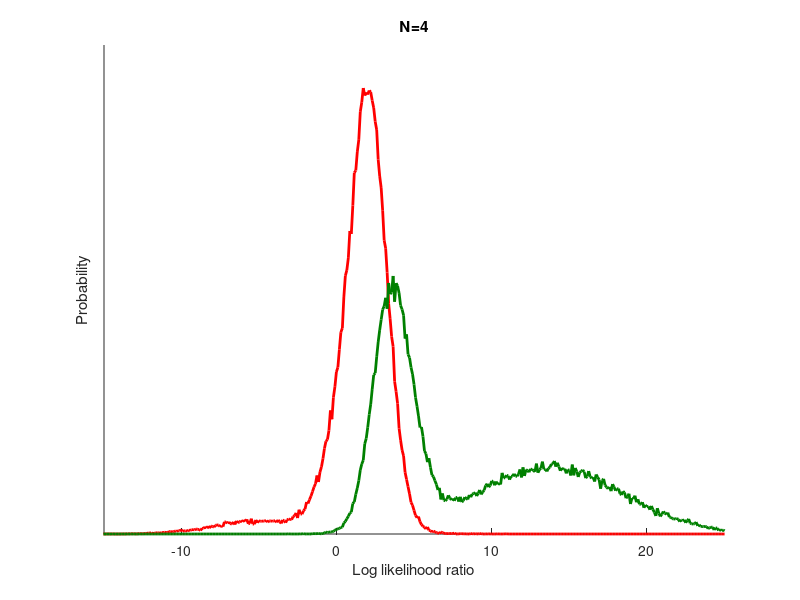
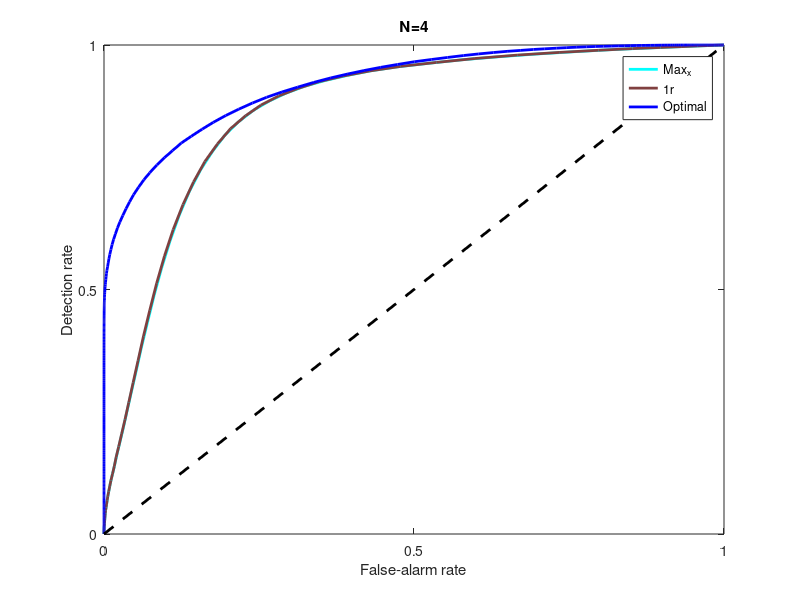
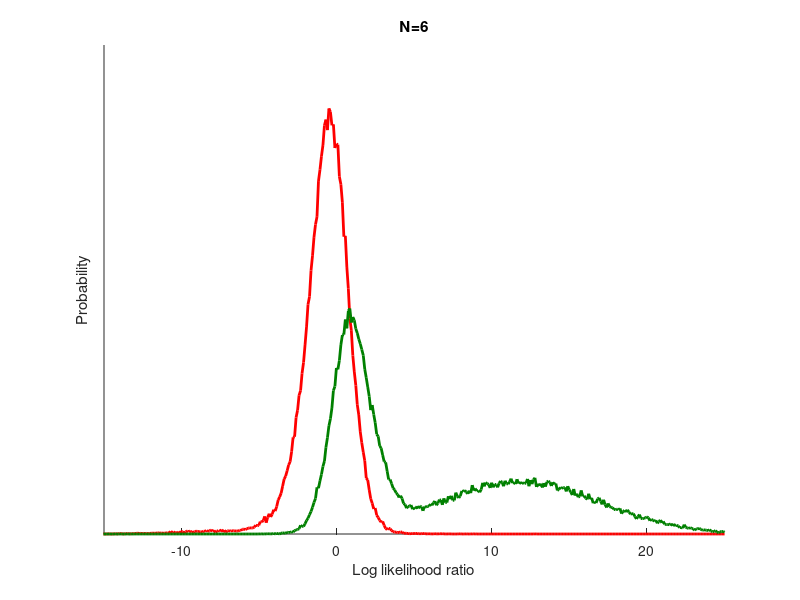
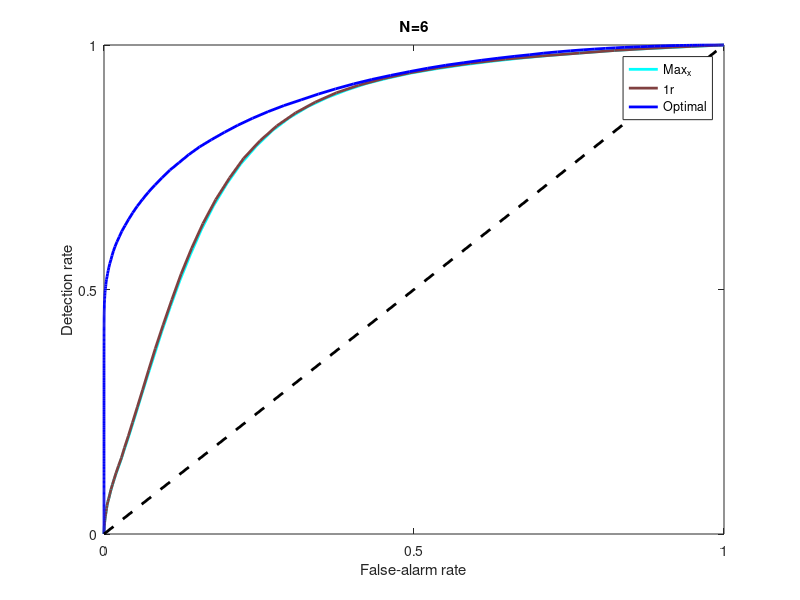

Source code (MATLAB) for these figures, in order:
% Code belonging to figure 3 of Ma et al. (2011), Behavior and neural basis
% of near-optimal visual search, Nature Neuroscience 14 (6), 783-90

% Generates distributions of decision variable and ROCs
% Change line 20 to switch between homogeneous and heterogeneous
% distractors

clear all; close all;
set(0,'DefaultLineLineWidth',2);
sT = 10;
sD = 0;
Ntrials = 100000;
sigma_high = 2;
sigma_low = 6;
sigma_inference = 4;
kappa_high = 10;
kappa_low = 5;
kappa_inference = 5;

experiment = 1; % 1 for homogeneous distractors, 2 for heterogeneous distractors

switch experiment
    case 1 % homogeneous distractors
        Nvec = [4 6 8 ];

        for Nind = 1:length(Nvec)
            N = Nvec(Nind);
            high = (rand(Ntrials,N)>0.5);
            xA = zeros(Ntrials,N);
            xP = zeros(Ntrials,N);


            sigma = sigma_high * high + sigma_low * (1-high);

            % Generating distractors
            xA(high) = sD + sigma_high * randn(sum(sum(high)),1);
            xA(~high) = sD + sigma_low * randn(sum(sum(~high)),1);
            xP(high) = sD + sigma_high * randn(sum(sum(high)),1);
            xP(~high) = sD + sigma_low * randn(sum(sum(~high)),1);

            % Generating targets
            xP(:,1) = sT + sigma(:,1) .* randn(Ntrials,1);

            % Local log likelihood ratio
            diA = (sT-sD) * (xA-(sT+sD)/2)./sigma.^2;
            diP = (sT-sD) * (xP-(sT+sD)/2)./sigma.^2;        

            % Global log likelihood ratio
            dA = log(mean(exp(diA),2));
            dP = log(mean(exp(diP),2));

            % Max_x model
            dA_max = max(xA,[],2);
            dP_max = max(xP,[],2);

            % Single-reliability (1r) model
            diA_sr = (sT-sD) * (xA-(sT+sD)/2)/sigma_inference^2;
            diP_sr = (sT-sD) * (xP-(sT+sD)/2)/sigma_inference^2;        
            dA_sr = log(mean(exp(diA_sr),2));
            dP_sr = log(mean(exp(diP_sr),2));

            % Estimate distributions and ROC
            [h_old c] = hist([dA dP],500);
            h(:,:,Nind) = h_old/Ntrials;
            [h_max_old c_max] = hist([dA_max dP_max],100);
            h_max(:,:,Nind) = h_max_old/Ntrials;
            [h_sr_old c_sr] = hist([dA_sr dP_sr],100);
            h_sr(:,:,Nind) = h_sr_old/Ntrials;
        end


        for Nind = 1:length(Nvec)
            figure; hold on;
            plot(c,h(:,1,Nind),'r');  
            plot(c,h(:,2,Nind),'Color',[0 0.5 0]); 
            xlim([-15 25])
            set(gca,'ytick',[]);
            xlabel('Log likelihood ratio'); ylabel('Probability')
            title(strcat('N=', int2str(Nvec(Nind))));
            
            figure; hold on;
            plot(cumsum(h_max(end:-1:1,1,Nind)),cumsum(h_max(end:-1:1,2,Nind)),'Color',[0 1 1]); axis([0 1 0 1]);
            plot(cumsum(h_sr(end:-1:1,1,Nind)),cumsum(h_sr(end:-1:1,2,Nind)),'Color',[.5 .25 .25]); axis([0 1 0 1]);
            plot(cumsum(h(end:-1:1,1,Nind)),cumsum(h(end:-1:1,2,Nind)),'b'); axis([0 1 0 1]);
            plot([0 1], [0 1],'k--')
            set(gca,'xtick',[0 0.5 1]); set(gca,'ytick',[0 0.5 1]); box on; 
            xlabel('False-alarm rate'); ylabel('Detection rate');
            legend('Max_x','1r','Optimal','Location','Best');
            title(strcat('N=', int2str(Nvec(Nind))));
        end

      figure; hold on;
      plot(cumsum(squeeze(h(end:-1:1,1,1))),squeeze(cumsum(h(end:-1:1,2,1))),'r'); 
      plot(cumsum(squeeze(h(end:-1:1,1,2))),squeeze(cumsum(h(end:-1:1,2,2))),'b'); 
      plot(cumsum(squeeze(h(end:-1:1,1,3))),squeeze(cumsum(h(end:-1:1,2,3))),'g'); 
      axis([0 1 0 1]);
      plot([0 1], [0 1],'k--')
      xlabel('False-alarm rate'); ylabel('Detection rate');
      set(gca,'xtick',[0 0.5 1]); set(gca,'ytick',[0 0.5 1]); box on; 
      legend('N=4', 'N=6', 'N=8');


    case 2 % heterogeneous distractors
        N = 4;
        high = (rand(Ntrials,N)>0.5);
        xA = zeros(Ntrials,N);
        xP = zeros(Ntrials,N);
        
        sT = sT * pi/180; % everything in radians
        kappa = kappa_high * high + kappa_low * (1-high);
        
        % Generating distractors
        xA = pi * rand(Ntrials,N);
        xP = pi * rand(Ntrials,N);

        % Generating targets
        xP(high(:,1),1) = sT + randraw('vonmises', [0 kappa_high], sum(high(:,1)),1)/2;        
        xP(~high(:,1),1) = sT + randraw('vonmises', [0 kappa_low], sum(~high(:,1)),1)/2;        
        
        % Local log likelihood ratio
        diA = -log(besseli(0,kappa)) + kappa .* cos(2*(xA-sT));
        diP = -log(besseli(0,kappa)) + kappa .* cos(2*(xP-sT));
        
        % Global log likelihood ratio
        dA = log(mean(exp(diA),2));
        dP = log(mean(exp(diP),2));
        
        % Max_x model
        dA_max = max(xA,[],2);
        dP_max = max(xP,[],2);

        % Single-reliability (1r) model
        diA_sr = -log(besseli(0,kappa_inference)) + kappa_inference * cos(2*(xA-sT));
        diP_sr = -log(besseli(0,kappa_inference)) + kappa_inference * cos(2*(xP-sT));
        dA_sr = log(mean(exp(diA_sr),2));
        dP_sr = log(mean(exp(diP_sr),2));
        
        % Conditioning on target contrast
        I = (high(:,1)==0);
        J = (high(:,1)==1);
        
        % Estimate distributions and ROC
        [h c] = hist([dA dP],100);
        h = h/Ntrials;
        [h_max c_max] = hist([dA_max dP_max],100);
        h_max = h_max/Ntrials;
        [h_sr c_sr] = hist([dA_sr dP_sr],100);
        h_sr = h_sr/Ntrials;
        figure; hold on;
        plot(c,h(:,1),'r');  
        plot(c,h(:,2),'Color',[0 0.5 0]); 
        xlim([-10 2]); set(gca,'ytick',[]); 
        xlabel('Log likelihood ratio'); ylabel('Probability')

        figure; hold on;
        plot(cumsum(h_max(end:-1:1,1)),cumsum(h_max(end:-1:1,2)),'Color', [0 1 1]); axis([0 1 0 1]);
        plot(cumsum(h_sr(end:-1:1,1)),cumsum(h_sr(end:-1:1,2)),'Color', [.5 .25 .25]); axis([0 1 0 1]);
        plot(cumsum(h(end:-1:1,1)),cumsum(h(end:-1:1,2)),'b'); axis([0 1 0 1]);
        plot([0 1], [0 1],'k--')
        set(gca,'xtick',[0 0.5 1]); set(gca,'ytick',[0 0.5 1]); box on; 
        xlabel('False-alarm rate'); ylabel('Detection rate');    
        legend('max_x','1r','Optimal','Location','Best');
        title('Comparison between models')

        [h_all c_all] = hist([dA dP],200);
        [h_low c_low] = hist([dA(I) dP(I)],200);
        [h_high c_high] = hist([dA(J) dP(J)],200);
        h_all = h_all/Ntrials;
        h_low = h_low/sum(I);
        h_high = h_high/sum(J);
        
        figure; 
        subplot(3,1,1); plot(c_low,h_low); title('Low, All, High'); ylabel('Probability')
        subplot(3,1,2); plot(c_all,h_all); ylabel('Probability')
        subplot(3,1,3); plot(c_high,h_high);xlabel('Log likelihood ratio'); ylabel('Probability')
        
        figure; hold on;
        plot(cumsum(h_low(end:-1:1,1)),cumsum(h_low(end:-1:1,2)),'r'); 
        plot(cumsum(h_all(end:-1:1,1)),cumsum(h_all(end:-1:1,2)),'b'); 
        plot(cumsum(h_high(end:-1:1,1)),cumsum(h_high(end:-1:1,2)),'g'); 
        plot([0 1], [0 1], 'k--')
        legend('Low','All','High')
        xlabel('False-alarm rate'); ylabel('Detection rate');
        axis([0 1 0 1]);
        set(gca,'xtick',[0 0.5 1]); set(gca,'ytick',[0 0.5 1]); box on;         
        title('Conditioned on target contrast')
end